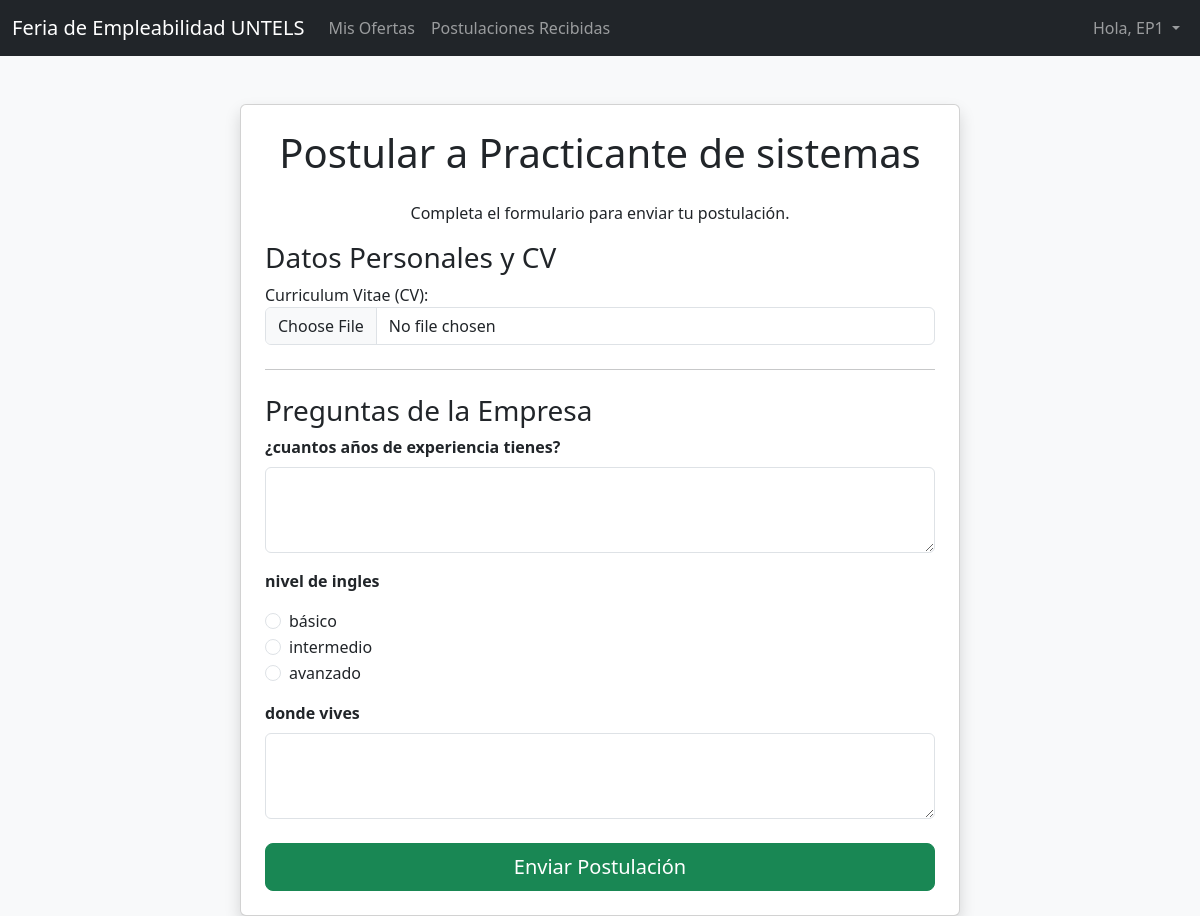
/apply/4/ (signed in), run on the app's committed database.
### recruiter_app/models.py (models this page shows, shortened)
class CustomUser(AbstractUser):
    is_company = models.BooleanField(default=False)

class JobPosting(models.Model):
    recruiter = models.ForeignKey('recruiter_app.CustomUser', on_delete=models.CASCADE)
    title = models.CharField(max_length=200)
    description = models.TextField()
    salary = models.DecimalField(max_digits=10, decimal_places=2)
    min_education = models.CharField(max_length=100)
    created_at = models.DateTimeField(auto_now_add=True)

class Question(models.Model):
    QUESTION_TYPES = (
        ('open', 'Respuesta Abierta'),
        ('closed', 'Respuesta Cerrada'),
    )
    job_posting = models.ForeignKey(JobPosting, on_delete=models.CASCADE, related_name='questions')
    text = models.CharField(max_length=255)
    question_type = models.CharField(max_length=10, choices=QUESTION_TYPES)

class QuestionOption(models.Model):
    question = models.ForeignKey(Question, on_delete=models.CASCADE, related_name='options')
    text = models.CharField(max_length=255)

### recruiter_app/views.py (the view)
# urls.py: path('apply/<int:job_id>/', views.apply_to_job, name='apply_to_job'),
@login_required
def apply_to_job(request, job_id):
    job = get_object_or_404(JobPosting, id=job_id)
    if request.method == 'POST':
        application_form = ApplicationForm(request.POST, request.FILES)
        if application_form.is_valid():
            application = application_form.save(commit=False)
            application.job_posting = job
            application.applicant = request.user
            application.save()
            for question in job.questions.all():
                answer_text = request.POST.get(f'answer_text_{question.id}', '')
                if answer_text:
                    Answer.objects.create(application=application, question=question, answer_text=answer_text)
            messages.success(request, 'Tu postulación se ha enviado correctamente.')
            return redirect('my_applications')
    else:
        application_form = ApplicationForm()
    questions = job.questions.all()
    context = {
        'job': job,
        'application_form': application_form,
        'questions': questions,
    }
    return render(request, 'recruiter_app/apply_to_job.html', context)

### recruiter_app/forms.py
class ApplicationForm(forms.ModelForm):
    class Meta:
        model = Application
        fields = ['cv']
        labels = {
            'cv': 'Curriculum Vitae (CV)',
        }
        widgets = {
            'cv': forms.FileInput(attrs={'class': 'form-control'}),
        }

### recruiter_app/templates/recruiter_app/apply_to_job.html (shortened to what this page needs)
{% extends 'base.html' %}
{% block content %}
<div class="container mt-5">
    <div class="row justify-content-center">
        <div class="col-md-8">
            <div class="card shadow p-4">
                <h1 class="card-title text-center mb-4">Postular a {{ job.title }}</h1>
                <p class="text-center">Completa el formulario para enviar tu postulación.</p>
                <form method="post" enctype="multipart/form-data">
                    <h3>Datos Personales y CV</h3>
                    <div class="mb-3">
                        {{ application_form.cv.label_tag }}
                        {{ application_form.cv }}
                    </div>
                    <hr class="my-4">
                    <h3>Preguntas de la Empresa</h3>
                    <div id="answers-container">
                        {% for question in questions %}
                            <div class="mb-3">
                                <label class="form-label"><strong>{{ question.text }}</strong></label>
                                {% if question.question_type == 'open' %}
                                    <textarea name="answer_text_{{ question.id }}" class="form-control" rows="3" required></textarea>
                                {% elif question.question_type == 'closed' %}
                                    <div class="mt-2">
                                        {% for option in question.options.all %}
                                            <div class="form-check">
                                                <input class="form-check-input" type="radio" name="answer_text_{{ question.id }}" value="{{ option.text }}" required>
                                                <label class="form-check-label">{{ option.text }}</label>
                                            </div>
                                        {% endfor %}
                                    </div>
                                {% endif %}
                            </div>
                        {% endfor %}
                    </div>
                    <div class="d-grid mt-4">
                        <button type="submit" class="btn btn-success btn-lg">Enviar Postulación</button>
                    </div>
                </form>
            </div>
        </div>
    </div>
</div>
{% endblock %}

### recruiter_app/templates/base.html (shortened to what this page needs)
<!doctype html>
<html lang="es">
<head>
    <link href="https://cdn.jsdelivr.net/npm/bootstrap@5.3.0/dist/css/bootstrap.min.css" rel="stylesheet">
</head>
<body>
    <nav class="navbar navbar-expand-lg navbar-dark bg-dark">
        <div class="container-fluid">
            {% if user.is_authenticated %}
                <a class="navbar-brand" href="{% url 'dashboard' %}">Feria de Empleabilidad UNTELS</a>
            {% else %}
                <a class="navbar-brand" href="{% url 'home' %}">Feria de Empleabilidad UNTELS</a>
            {% endif %}
            <div class="collapse navbar-collapse" id="navbarNav">
                <ul class="navbar-nav me-auto mb-2 mb-lg-0">
                    {% if user.is_authenticated %}
                        {% if user.is_company %}
                            <li class="nav-item">
                                <a class="nav-link" href="{% url 'list_jobs' %}">Mis Ofertas</a>
                            </li>
                            <li class="nav-item">
                                <a class="nav-link" href="{% url 'received_applications' %}">Postulaciones Recibidas</a>
                            </li>
                        {% endif %}
                    {% endif %}
                </ul>
                <ul class="navbar-nav">
                    {% if user.is_authenticated %}
                        <li class="nav-item dropdown">
                            <a class="nav-link dropdown-toggle" href="#" id="navbarDropdown" role="button" data-bs-toggle="dropdown" aria-expanded="false">
                                Hola, {{ user.username }}
                            </a>
                        </li>
                    {% endif %}
                </ul>
            </div>
        </div>
    </nav>
    <div class="container mt-4">
        {% block content %}
        {% endblock %}
    </div>
</body>
</html>

### recruiter_app/templates/base.html (style rules this page uses)
html, body { height: 100%; }
body { background-color: #f8f9fa; }

### data on the page
CustomUser: username "EP1"
JobPosting: title "Practicante de sistemas"
Question: text "¿cuantos años de experiencia tienes?"
Question: text "nivel de ingles"
QuestionOption: text "básico"
QuestionOption: text "intermedio"
QuestionOption: text "avanzado"
Question: text "donde vives"

### other printed values
{{ application_form.cv.label_tag }} "Curriculum Vitae (CV):"
